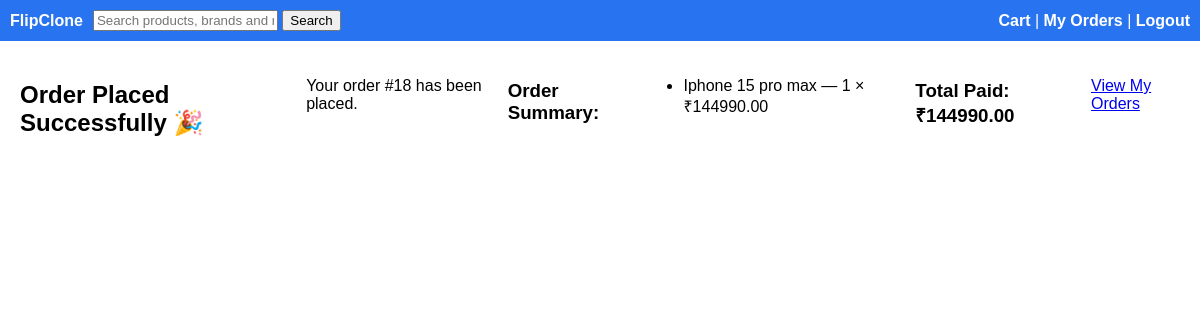
/orders/checkout/success/18/ (signed in), run on the app's committed database.
### orders/models.py (models this page shows, shortened)
class Order(models.Model):
    user = models.ForeignKey(User, on_delete=models.CASCADE)
    total = models.DecimalField(max_digits=10, decimal_places=2)
    created_at = models.DateTimeField(auto_now_add=True)

class OrderItem(models.Model):
    order = models.ForeignKey(Order, related_name="items", on_delete=models.CASCADE)
    product = models.ForeignKey(Product, on_delete=models.CASCADE)
    quantity = models.PositiveIntegerField(default=1)

### shop/models.py (models this page shows)
class Product(models.Model):
    category = models.ForeignKey('Category', on_delete=models.CASCADE, related_name='products')
    title = models.CharField(max_length=200)
    slug = models.SlugField(unique=True)
    description = models.TextField(blank=True)
    price = models.DecimalField(max_digits=10, decimal_places=2)
    image = models.ImageField(upload_to='product_images/', blank=True, null=True)

### orders/views.py (the view)
# urls.py: path('checkout/success/<int:order_id>/', views.order_success, name='order_success'),
@login_required(login_url='/accounts/login/')
def order_success(request, order_id):
    order = get_object_or_404(Order, id=order_id, user=request.user)
    return render(request, 'orders/order_success.html', {'order': order})

### templates/orders/order_success.html
{% extends "shop/base.html" %}
{% block content %}
<h2>Order Placed Successfully 🎉</h2>
<p>Your order #{{ order.id }} has been placed.</p>
<h3>Order Summary:</h3>
<ul>
  {% for item in order.items.all %}
    <li>{{ item.product.title }} — {{ item.quantity }} × ₹{{ item.product.price }}</li>
  {% empty %}
    <li>No items in this order.</li>
  {% endfor %}
</ul>
<h3>Total Paid: ₹{{ order.total }}</h3>
<p><a href="{% url 'myorders' %}">View My Orders</a></p>
{% endblock %}

### static/style.css (style rules this page uses)
body { font-family:Arial;margin:0;padding:0 }

### data on the page
Order: id "18", total "144990.00"
OrderItem: product "Iphone 15 pro max", quantity "1", product.price "144990.00"
